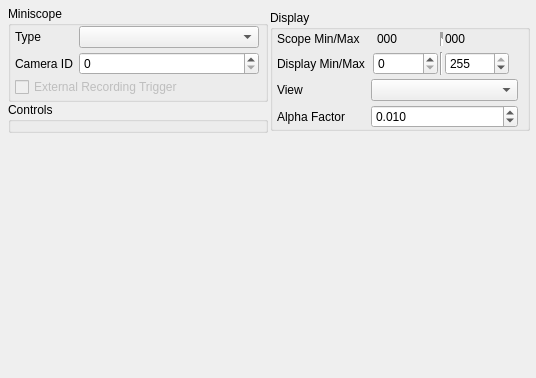
<?xml version="1.0" encoding="UTF-8"?>
<ui version="4.0">
 <class>MiniscopeSettingsDialog</class>
 <widget class="QDialog" name="MiniscopeSettingsDialog">
  <property name="geometry">
   <rect>
    <x>0</x>
    <y>0</y>
    <width>536</width>
    <height>378</height>
   </rect>
  </property>
  <property name="windowTitle">
   <string>Dialog</string>
  </property>
  <layout class="QVBoxLayout" name="verticalLayout_6">
   <property name="spacing">
    <number>4</number>
   </property>
   <property name="leftMargin">
    <number>6</number>
   </property>
   <property name="topMargin">
    <number>6</number>
   </property>
   <property name="rightMargin">
    <number>6</number>
   </property>
   <property name="bottomMargin">
    <number>6</number>
   </property>
   <item>
    <widget class="QWidget" name="widget_5" native="true">
     <layout class="QHBoxLayout" name="horizontalLayout">
      <property name="spacing">
       <number>0</number>
      </property>
      <property name="leftMargin">
       <number>0</number>
      </property>
      <property name="topMargin">
       <number>0</number>
      </property>
      <property name="rightMargin">
       <number>0</number>
      </property>
      <property name="bottomMargin">
       <number>0</number>
      </property>
      <item>
       <widget class="QWidget" name="widgetA" native="true">
        <layout class="QVBoxLayout" name="verticalLayout_4">
         <property name="spacing">
          <number>0</number>
         </property>
         <property name="leftMargin">
          <number>2</number>
         </property>
         <property name="topMargin">
          <number>0</number>
         </property>
         <property name="rightMargin">
          <number>0</number>
         </property>
         <property name="bottomMargin">
          <number>0</number>
         </property>
         <item>
          <widget class="QGroupBox" name="groupBox">
           <property name="title">
            <string>Miniscope</string>
           </property>
           <layout class="QVBoxLayout" name="verticalLayout_2">
            <property name="spacing">
             <number>2</number>
            </property>
            <property name="leftMargin">
             <number>4</number>
            </property>
            <property name="topMargin">
             <number>0</number>
            </property>
            <property name="rightMargin">
             <number>6</number>
            </property>
            <property name="bottomMargin">
             <number>2</number>
            </property>
            <item>
             <layout class="QFormLayout" name="formLayout">
              <property name="horizontalSpacing">
               <number>6</number>
              </property>
              <property name="verticalSpacing">
               <number>4</number>
              </property>
              <item row="0" column="0">
               <widget class="QLabel" name="scopeTypeLabel">
                <property name="text">
                 <string>Type</string>
                </property>
               </widget>
              </item>
              <item row="0" column="1">
               <widget class="QComboBox" name="deviceTypeCB"/>
              </item>
              <item row="1" column="0">
               <widget class="QLabel" name="lblCamId">
                <property name="text">
                 <string>Camera ID</string>
                </property>
               </widget>
              </item>
              <item row="1" column="1">
               <widget class="QSpinBox" name="sbCamId"/>
              </item>
             </layout>
            </item>
            <item>
             <widget class="QCheckBox" name="cbExtRecTrigger">
              <property name="enabled">
               <bool>false</bool>
              </property>
              <property name="text">
               <string>External Recording Trigger</string>
              </property>
             </widget>
            </item>
           </layout>
          </widget>
         </item>
         <item>
          <widget class="QGroupBox" name="gbDeviceCtls">
           <property name="title">
            <string>Controls</string>
           </property>
          </widget>
         </item>
         <item>
          <spacer name="verticalSpacer">
           <property name="orientation">
            <enum>Qt::Vertical</enum>
           </property>
           <property name="sizeHint" stdset="0">
            <size>
             <width>17</width>
             <height>37</height>
            </size>
           </property>
          </spacer>
         </item>
        </layout>
       </widget>
      </item>
      <item>
       <widget class="QWidget" name="widgetB" native="true">
        <layout class="QVBoxLayout" name="verticalLayout_7">
         <property name="spacing">
          <number>0</number>
         </property>
         <property name="leftMargin">
          <number>2</number>
         </property>
         <property name="topMargin">
          <number>0</number>
         </property>
         <property name="rightMargin">
          <number>0</number>
         </property>
         <property name="bottomMargin">
          <number>0</number>
         </property>
         <item>
          <widget class="QWidget" name="containerScopeControls" native="true">
           <layout class="QVBoxLayout" name="verticalLayout">
            <property name="spacing">
             <number>2</number>
            </property>
            <property name="leftMargin">
             <number>2</number>
            </property>
            <property name="topMargin">
             <number>2</number>
            </property>
            <property name="rightMargin">
             <number>2</number>
            </property>
            <property name="bottomMargin">
             <number>2</number>
            </property>
           </layout>
          </widget>
         </item>
         <item>
          <widget class="QGroupBox" name="groupBoxDisplay">
           <property name="title">
            <string>Display</string>
           </property>
           <layout class="QVBoxLayout" name="verticalLayout_5">
            <property name="spacing">
             <number>2</number>
            </property>
            <property name="leftMargin">
             <number>4</number>
            </property>
            <property name="topMargin">
             <number>0</number>
            </property>
            <property name="bottomMargin">
             <number>0</number>
            </property>
            <item>
             <layout class="QFormLayout" name="formLayout_3">
              <property name="horizontalSpacing">
               <number>6</number>
              </property>
              <property name="verticalSpacing">
               <number>4</number>
              </property>
              <item row="0" column="0">
               <widget class="QLabel" name="scopeMinMaxLabel">
                <property name="text">
                 <string>Scope Min/Max</string>
                </property>
               </widget>
              </item>
              <item row="0" column="1">
               <widget class="QWidget" name="scopeMinMaxWidget" native="true">
                <property name="minimumSize">
                 <size>
                  <width>40</width>
                  <height>0</height>
                 </size>
                </property>
                <layout class="QHBoxLayout" name="horizontalLayout_8">
                 <property name="spacing">
                  <number>2</number>
                 </property>
                 <property name="leftMargin">
                  <number>2</number>
                 </property>
                 <property name="topMargin">
                  <number>2</number>
                 </property>
                 <property name="bottomMargin">
                  <number>2</number>
                 </property>
                 <item>
                  <widget class="QLabel" name="labelScopeMin">
                   <property name="minimumSize">
                    <size>
                     <width>26</width>
                     <height>0</height>
                    </size>
                   </property>
                   <property name="text">
                    <string>000</string>
                   </property>
                   <property name="indent">
                    <number>4</number>
                   </property>
                  </widget>
                 </item>
                 <item>
                  <widget class="Line" name="line_2">
                   <property name="lineWidth">
                    <number>8</number>
                   </property>
                   <property name="orientation">
                    <enum>Qt::Vertical</enum>
                   </property>
                  </widget>
                 </item>
                 <item>
                  <widget class="QLabel" name="labelScopeMax">
                   <property name="minimumSize">
                    <size>
                     <width>26</width>
                     <height>0</height>
                    </size>
                   </property>
                   <property name="text">
                    <string>000</string>
                   </property>
                  </widget>
                 </item>
                </layout>
               </widget>
              </item>
              <item row="1" column="0">
               <widget class="QLabel" name="displayMinMaxLabel">
                <property name="text">
                 <string>Display Min/Max</string>
                </property>
               </widget>
              </item>
              <item row="1" column="1">
               <widget class="QWidget" name="displayMinMaxWidget" native="true">
                <layout class="QHBoxLayout" name="horizontalLayout_9">
                 <property name="spacing">
                  <number>2</number>
                 </property>
                 <property name="leftMargin">
                  <number>2</number>
                 </property>
                 <property name="topMargin">
                  <number>0</number>
                 </property>
                 <property name="bottomMargin">
                  <number>0</number>
                 </property>
                 <item>
                  <widget class="QSpinBox" name="sbDisplayMin">
                   <property name="toolTip">
                    <string>Minimum grayscale pixel value</string>
                   </property>
                   <property name="maximum">
                    <number>255</number>
                   </property>
                  </widget>
                 </item>
                 <item>
                  <widget class="Line" name="line_3">
                   <property name="orientation">
                    <enum>Qt::Vertical</enum>
                   </property>
                  </widget>
                 </item>
                 <item>
                  <widget class="QSpinBox" name="sbDisplayMax">
                   <property name="toolTip">
                    <string>Maximum grayscale pixel value</string>
                   </property>
                   <property name="maximum">
                    <number>255</number>
                   </property>
                   <property name="value">
                    <number>255</number>
                   </property>
                  </widget>
                 </item>
                </layout>
               </widget>
              </item>
              <item row="3" column="0">
               <widget class="QLabel" name="accumulateAlphaLabel">
                <property name="text">
                 <string>Alpha Factor</string>
                </property>
               </widget>
              </item>
              <item row="3" column="1">
               <widget class="QDoubleSpinBox" name="accAlphaSpinBox">
                <property name="toolTip">
                 <string>Accumulated average update speed (~1 = forget earlier frames quickly, ~0 = never forget earlier frames)</string>
                </property>
                <property name="decimals">
                 <number>3</number>
                </property>
                <property name="minimum">
                 <double>0.001000000000000</double>
                </property>
                <property name="maximum">
                 <double>0.990000000000000</double>
                </property>
                <property name="singleStep">
                 <double>0.010000000000000</double>
                </property>
                <property name="value">
                 <double>0.010000000000000</double>
                </property>
               </widget>
              </item>
              <item row="2" column="0">
               <widget class="QLabel" name="viewLabel">
                <property name="text">
                 <string>View</string>
                </property>
               </widget>
              </item>
              <item row="2" column="1">
               <widget class="QComboBox" name="viewModeCB"/>
              </item>
             </layout>
            </item>
           </layout>
          </widget>
         </item>
         <item>
          <spacer name="verticalSpacer_2">
           <property name="orientation">
            <enum>Qt::Vertical</enum>
           </property>
           <property name="sizeHint" stdset="0">
            <size>
             <width>20</width>
             <height>40</height>
            </size>
           </property>
          </spacer>
         </item>
        </layout>
       </widget>
      </item>
     </layout>
    </widget>
   </item>
  </layout>
 </widget>
 <resources/>
 <connections/>
</ui>
